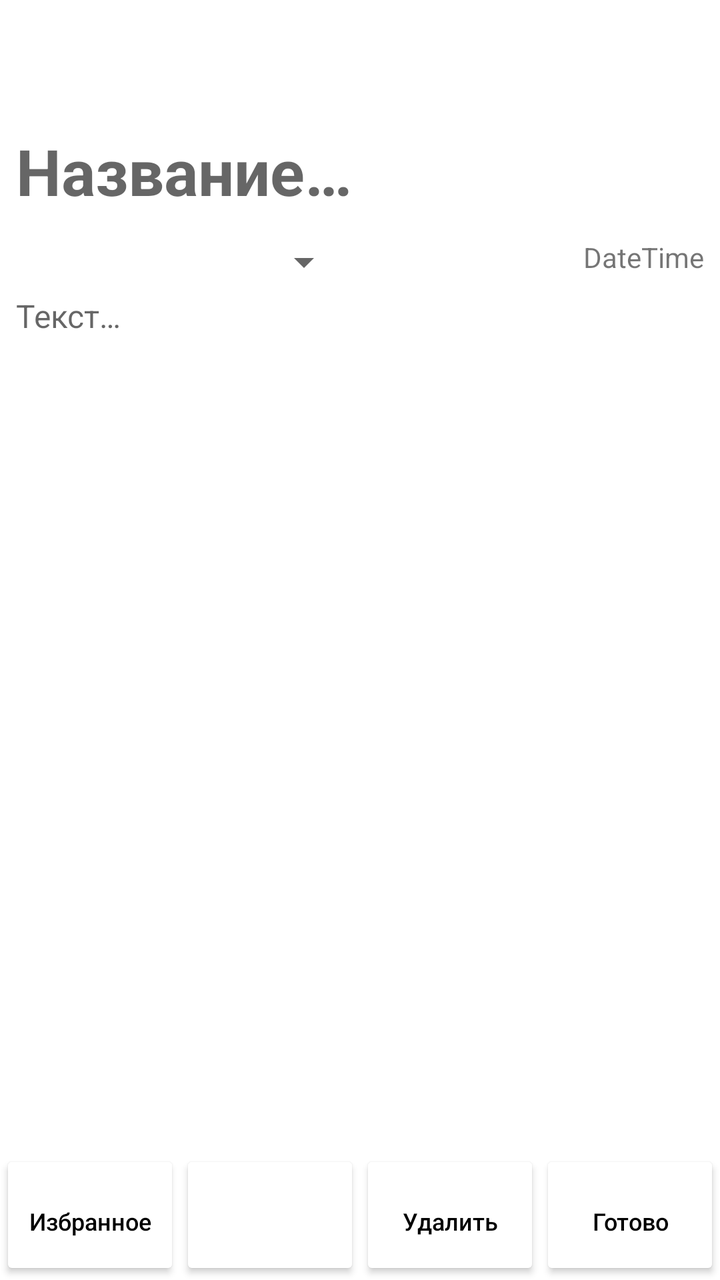
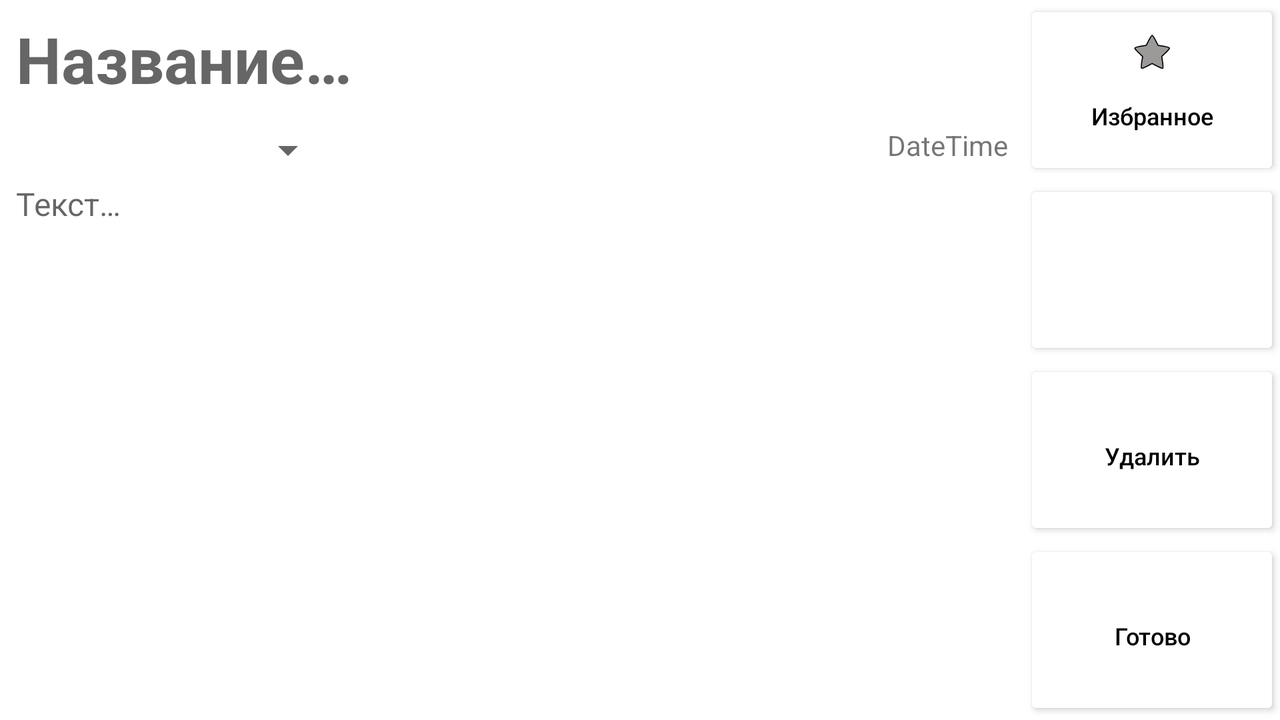

The same Android screen from two of the app's own layout files: first res/layout/ as a phone draws it, then the repository's variant for another configuration, drawn on a device whose configuration selects that folder. Both files follow.
<!-- AndroidManifest.xml: application theme Theme.Notes -->
<!-- res/layout/fragment_note_text.xml -->
<?xml version="1.0" encoding="utf-8"?>
<LinearLayout xmlns:android="http://schemas.android.com/apk/res/android"
    xmlns:tools="http://schemas.android.com/tools"
    android:layout_width="match_parent"
    xmlns:app="http://schemas.android.com/apk/res-auto"
    android:orientation="vertical"
    android:layout_height="match_parent">
    <com.google.android.material.appbar.AppBarLayout
        android:layout_width="match_parent"
        android:layout_height="wrap_content"
        >
        <androidx.appcompat.widget.Toolbar
            android:id="@+id/toolbarNoteText"
            android:layout_width="match_parent"
            app:title=""
            android:layout_height="?attr/actionBarSize"
            style="@style/ToolbarNoteText"
            />
    </com.google.android.material.appbar.AppBarLayout>

    <androidx.core.widget.NestedScrollView
        android:layout_width="match_parent"
        android:layout_height="0dp"
        android:layout_weight="8"
        android:fillViewport="true">

        <LinearLayout
            android:layout_width="match_parent"
            android:layout_height="wrap_content"
            android:orientation="vertical" >

            <androidx.appcompat.widget.AppCompatEditText
                android:id="@+id/titleTextView"
                style="@style/TitleStyle"
                android:layout_width="match_parent"
                android:layout_height="wrap_content"
                android:hint="@string/note_title_hint" />

            <LinearLayout
                android:layout_width="match_parent"
                android:layout_height="wrap_content"
                android:orientation="horizontal">

                <androidx.appcompat.widget.AppCompatSpinner
                    android:id="@+id/categorySpinner"
                    android:layout_width="0dp"
                    android:layout_weight="2"
                    android:layout_height="wrap_content"/>

                <TextView
                    android:id="@+id/dateTimeView"
                    android:layout_width="0dp"
                    android:layout_weight="2"
                    android:text="DateTime"
                    android:gravity="end"
                    android:layout_marginEnd="@dimen/note_norm_margin"
                    android:layout_height="wrap_content"/>

            </LinearLayout>

            <androidx.appcompat.widget.AppCompatEditText
                android:id="@+id/textView"
                style="@style/TextStyle"
                android:gravity="top"
                android:layout_width="match_parent"
                android:layout_height="match_parent"
                android:hint="@string/note_text_hint"/>
        </LinearLayout>

    </androidx.core.widget.NestedScrollView>
    <LinearLayout
        android:layout_width="match_parent"
        android:layout_height="0dp"
        android:orientation="horizontal"
        android:layout_weight="1">
        <androidx.appcompat.widget.AppCompatButton
            android:id="@+id/favoriteButton"
            style="@style/ButtonHorizontalNoteStyle"
            android:text="@string/favorite_text_button"
            android:layout_weight="1"
            tools:ignore="NestedWeights" />
        <androidx.appcompat.widget.AppCompatButton
            style="@style/ButtonHorizontalNoteStyle"
            android:layout_weight="1"/>
        <androidx.appcompat.widget.AppCompatButton
            android:id="@+id/deleteButton"
            style="@style/ButtonHorizontalNoteStyle"
            android:text="@string/delete_text_button"
            android:layout_weight="1"/>
        <androidx.appcompat.widget.AppCompatButton
            style="@style/ButtonHorizontalNoteStyle"
            android:id="@+id/saveButton"
            android:text="@string/save_text_button"
            android:layout_weight="1"/>


    </LinearLayout>
</LinearLayout>
<!-- resources referenced by this layout -->
<resources>
  <dimen name="note_norm_margin">8dp</dimen>
  <string name="delete_text_button">Удалить</string>
  <string name="favorite_text_button">Избранное</string>
  <string name="note_text_hint">Текст…</string>
  <string name="note_title_hint">Название…</string>
  <string name="save_text_button">Готово</string>
  <style name="ButtonHorizontalNoteStyle" parent="TextAppearance.AppCompat.Button">
          <item name="android:paddingTop">@dimen/note_button_padding_top</item>
          <item name="android:textAllCaps">false</item>
          <item name="android:textSize">@dimen/note_button_text_size</item>
          <item name="android:layout_width">0dp</item>
          <item name="android:textColor">@color/black</item>
          <item name="android:backgroundTint">@color/grey_light</item>
          <item name="android:layout_height">match_parent</item>
  </style>
  <style name="TextStyle" parent="Widget.AppCompat.EditText">
          <item name="android:layout_marginStart">@dimen/note_norm_margin</item>
          <item name="android:layout_marginTop">@dimen/note_little_margin</item>
          <item name="android:layout_marginEnd">@dimen/note_norm_margin</item>
          <item name="android:layout_marginBottom">@dimen/note_norm_margin</item>
          <item name="android:background">@null</item>
          <item name="android:textColor">@color/black</item>
          <item name="android:textSize">@dimen/note_text_size</item>
      </style>
  <style name="TitleStyle" parent="Widget.AppCompat.EditText">
          <item name="android:layout_marginStart">@dimen/note_norm_margin</item>
          <item name="android:layout_marginTop">@dimen/note_norm_margin</item>
          <item name="android:layout_marginEnd">@dimen/note_norm_margin</item>
          <item name="android:layout_marginBottom">@dimen/note_big_margin</item>
          <item name="android:background">@null</item>
          <item name="android:textColor">@color/black</item>
          <item name="android:textSize">@dimen/note_title_text_size</item>
          <item name="android:textStyle">bold</item>
      </style>
  <style name="ToolbarNoteText">
          <item name="android:background">@color/white</item>
          <item name="titleTextColor">@color/white</item>
      </style>
  <style name="Theme.Notes" parent="Theme.MaterialComponents.DayNight.NoActionBar">
          
          <item name="colorPrimary">@color/primary_day</item>
          <item name="colorPrimaryVariant">#817F7F</item>
          <item name="colorOnPrimary">@color/grey_light</item>
          
          <item name="colorSecondary">@color/teal_200</item>
          <item name="colorSecondaryVariant">@color/teal_700</item>
          <item name="colorOnSecondary">@color/black</item>
          
          <item name="android:statusBarColor" tools:targetApi="l">?attr/colorPrimaryVariant</item>
          <item name="drawerArrowStyle">@style/DrawerIconStyle</item>
          
      </style>
  <dimen name="note_button_padding_top">16dp</dimen>
  <dimen name="note_button_text_size">12sp</dimen>
  <color name="black">#FF000000</color>
  <dimen name="note_little_margin">4dp</dimen>
  <dimen name="note_text_size">16sp</dimen>
  <dimen name="note_big_margin">12dp</dimen>
  <dimen name="note_title_text_size">32sp</dimen>
  <color name="white">#FFFFFFFF</color>
  <color name="teal_200">#FF03DAC5</color>
  <color name="teal_700">#FF018786</color>
  <style name="DrawerIconStyle" parent="Widget.AppCompat.DrawerArrowToggle">
          <item name="color">@color/white</item>
      </style>
</resources>
<!-- res/layout-land/fragment_note_text.xml (the repository's variant of the layout above) -->
<!-- drawn on the phone turned sideways -->
<?xml version="1.0" encoding="utf-8"?>
<LinearLayout xmlns:android="http://schemas.android.com/apk/res/android"
    xmlns:tools="http://schemas.android.com/tools"
    android:layout_width="match_parent"
    android:orientation="horizontal"
    android:layout_height="match_parent">

    <androidx.core.widget.NestedScrollView
        android:layout_width="0dp"
        android:layout_height="match_parent"
        android:layout_weight="4"
        android:fillViewport="true">

        <LinearLayout
            android:layout_width="match_parent"
            android:layout_height="wrap_content"
            android:orientation="vertical" >

            <androidx.appcompat.widget.AppCompatEditText
                android:id="@+id/titleTextView"
                android:layout_width="match_parent"
                android:layout_height="wrap_content"
                style="@style/TitleStyle"
                android:hint="@string/note_title_hint"
                />

            <LinearLayout
                android:layout_width="match_parent"
                android:layout_height="wrap_content"
                android:orientation="horizontal">

                <androidx.appcompat.widget.AppCompatSpinner
                    android:id="@+id/categorySpinner"
                    android:layout_width="0dp"
                    android:layout_weight="1"
                    android:layout_height="wrap_content"/>

                <TextView
                    android:id="@+id/dateTimeView"
                    android:layout_width="0dp"
                    android:layout_weight="2"
                    android:text="DateTime"
                    android:gravity="end"
                    android:layout_marginEnd="@dimen/note_norm_margin"
                    android:layout_height="wrap_content"/>
            </LinearLayout>

            <androidx.appcompat.widget.AppCompatEditText
                android:id="@+id/textView"
                style="@style/TextStyle"
                android:gravity="top"
                android:layout_width="match_parent"
                android:layout_height="match_parent"
                android:hint="@string/note_text_hint" />
        </LinearLayout>

    </androidx.core.widget.NestedScrollView>
    <LinearLayout
        android:layout_width="0dp"
        android:layout_height="match_parent"
        android:orientation="vertical"
        android:layout_weight="1">
        <androidx.appcompat.widget.AppCompatButton
            android:id="@+id/favoriteButton"
            style="@style/ButtonVerticalNoteStyle"
            android:text="@string/favorite_text_button"
            android:drawableTop="@drawable/ic_favorite_no"
            android:layout_weight="1"
            tools:ignore="NestedWeights" />
        <androidx.appcompat.widget.AppCompatButton
            style="@style/ButtonVerticalNoteStyle"
            android:layout_weight="1"/>
        <androidx.appcompat.widget.AppCompatButton
            style="@style/ButtonVerticalNoteStyle"
            android:id="@+id/deleteButton"
            android:text="@string/delete_text_button"
            android:layout_weight="1"/>
        <androidx.appcompat.widget.AppCompatButton
            android:id="@+id/saveButton"
            android:text="@string/save_text_button"
            style="@style/ButtonVerticalNoteStyle"
            android:layout_weight="1"/>


    </LinearLayout>
</LinearLayout>
<!-- resources referenced by the variant -->
<!-- as the phone turned sideways resolves them -->
<resources>
  <dimen name="note_norm_margin">8dp</dimen>
  <!-- drawable ic_favorite_no: vector/xml drawable (drawable, 2324 chars, omitted) -->
  <string name="delete_text_button">Удалить</string>
  <string name="favorite_text_button">Избранное</string>
  <string name="note_text_hint">Текст…</string>
  <string name="note_title_hint">Название…</string>
  <string name="save_text_button">Готово</string>
  <style name="ButtonVerticalNoteStyle" parent="TextAppearance.AppCompat.Button">
          <item name="android:paddingTop">@dimen/note_button_padding_top</item>
          <item name="android:textAllCaps">false</item>
          <item name="android:textSize">@dimen/note_button_text_size</item>
          <item name="android:layout_width">match_parent</item>
          <item name="android:textColor">@color/black</item>
          <item name="android:backgroundTint">@color/grey_light</item>
          <item name="android:layout_height">0dp</item>
      </style>
  <style name="TextStyle" parent="Widget.AppCompat.EditText">
          <item name="android:layout_marginStart">@dimen/note_norm_margin</item>
          <item name="android:layout_marginTop">@dimen/note_little_margin</item>
          <item name="android:layout_marginEnd">@dimen/note_norm_margin</item>
          <item name="android:layout_marginBottom">@dimen/note_norm_margin</item>
          <item name="android:background">@null</item>
          <item name="android:textColor">@color/black</item>
          <item name="android:textSize">@dimen/note_text_size</item>
      </style>
  <style name="TitleStyle" parent="Widget.AppCompat.EditText">
          <item name="android:layout_marginStart">@dimen/note_norm_margin</item>
          <item name="android:layout_marginTop">@dimen/note_norm_margin</item>
          <item name="android:layout_marginEnd">@dimen/note_norm_margin</item>
          <item name="android:layout_marginBottom">@dimen/note_big_margin</item>
          <item name="android:background">@null</item>
          <item name="android:textColor">@color/black</item>
          <item name="android:textSize">@dimen/note_title_text_size</item>
          <item name="android:textStyle">bold</item>
      </style>
  <style name="Theme.Notes" parent="Theme.MaterialComponents.DayNight.NoActionBar">
          
          <item name="colorPrimary">@color/primary_day</item>
          <item name="colorPrimaryVariant">#817F7F</item>
          <item name="colorOnPrimary">@color/grey_light</item>
          
          <item name="colorSecondary">@color/teal_200</item>
          <item name="colorSecondaryVariant">@color/teal_700</item>
          <item name="colorOnSecondary">@color/black</item>
          
          <item name="android:statusBarColor" tools:targetApi="l">?attr/colorPrimaryVariant</item>
          <item name="drawerArrowStyle">@style/DrawerIconStyle</item>
          
      </style>
  <dimen name="note_button_padding_top">16dp</dimen>
  <dimen name="note_button_text_size">12sp</dimen>
  <color name="black">#FF000000</color>
  <dimen name="note_little_margin">4dp</dimen>
  <dimen name="note_text_size">16sp</dimen>
  <dimen name="note_big_margin">12dp</dimen>
  <dimen name="note_title_text_size">32sp</dimen>
  <color name="teal_200">#FF03DAC5</color>
  <color name="teal_700">#FF018786</color>
  <style name="DrawerIconStyle" parent="Widget.AppCompat.DrawerArrowToggle">
          <item name="color">@color/white</item>
      </style>
  <color name="white">#FFFFFFFF</color>
</resources>
